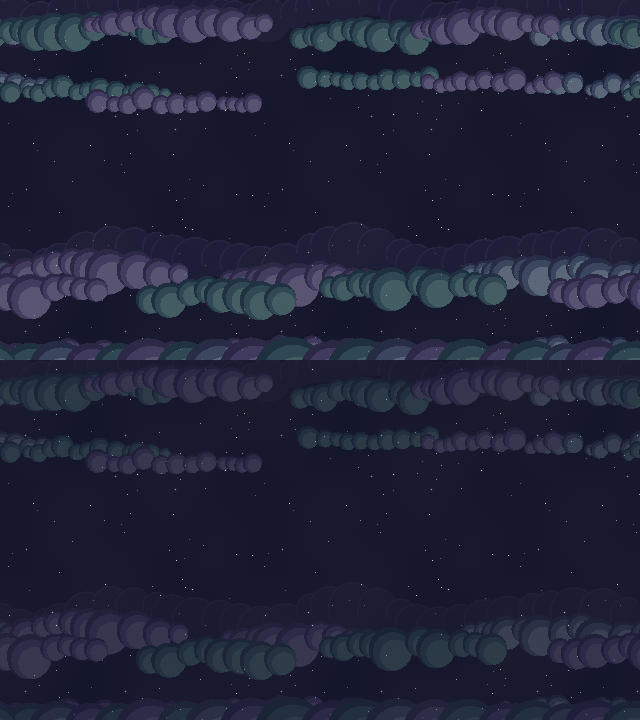
#> input picture art-src/space/work/puffs-a-view.png, 1280 x 1440 px (shown at 1/2 size)
$ python nebula_true.py ../work/puffs-a-view.png out.png
#> lines starting #> are read from the running program, lines starting #| are printed output that depends on the picture
"""Rebuild the nebula parallax layer at TRUE 640x360 art resolution (1 art px per file px). Dev tooling only.

Round-2 replacement for nebula.py (which collapsed the layer onto a 2x2 grid, i.e. 320x180 effective art).

  1. Gaussian-blur the raw generation (clouds on flat black) to erase its coarse ~6 px pixel grid and
     checker-dither fringe. Over black the RGB is already premultiplied, so blurring it is exact.
  2. Cover-fit to (640 + BLEND) x 360 with a box filter -> a smooth source at the true target resolution.
  3. Alpha from brightness over black (floor/knee), colour un-premultiplied so faint wisps keep their hue.
  4. Horizontal seam: min-cost vertical quilting path through the overlap (cols [0,BLEND) vs [640,640+BLEND)),
     feathered a few px on the smooth source, so the wrap at x=639 -> x=0 is exact.
  5. Top/bottom EDGE rows fade to fully transparent (smoothstep), so an exposed band edge is invisible.
  6. Re-pixelize: colour -> adaptive palette (no dither => stepped colour bands);
     alpha -> a few stepped levels with a narrow 1 px ordered-dither transition between steps.

    python art-src/space/scripts/nebula_true.py <raw.png> <out.png> [--max-alpha 0.5] [--colors 28]
"""

from __future__ import annotations

import argparse
import math
from pathlib import Path

from PIL import Image, ImageFilter

W, H = 640, 360
BAYER4 = [
    [0, 8, 2, 10],
    [12, 4, 14, 6],
    [3, 11, 1, 9],
    [15, 7, 13, 5],
]


def smoothstep(t: float) -> float:
    t = min(1.0, max(0.0, t))
    return t * t * (3 - 2 * t)


def quilt_seam(src, blend: int) -> list[int]:
    """Per-row cut column inside the overlap; left of it the overflow columns (continuing from x=W-1) are shown."""
    cols, rows = blend, H
    acc = [[0.0] * cols for _ in range(rows)]
    back = [[0] * cols for _ in range(rows)]
    for r in range(rows):
        for c in range(cols):
            p, q = src[c, r], src[c + W, r]
            cost = sum(abs(p[i] - q[i]) for i in range(3)) + 0.15 * abs(c - cols / 2)
            if r == 0:
                acc[r][c] = cost
                continue
            best, bc = None, c
            for dc in (-1, 0, 1):
                k = c + dc
                if 0 <= k < cols and (best is None or acc[r - 1][k] < best):
                    best, bc = acc[r - 1][k], k
            acc[r][c] = cost + (best or 0.0)
            back[r][c] = bc
    c = min(range(cols), key=lambda k: acc[rows - 1][k])
    path = [0] * rows
    for r in range(rows - 1, -1, -1):
        path[r] = c
        c = back[r][c]
    return path


def quantize_with_warm(colour: Image.Image, alpha_f: list[list[float]], colors: int, warm: int) -> Image.Image:
    """Median-cut palette over visible pixels, plus `warm` slots cut from the warm (amber) highlight pixels only,
    so the few top-left amber rims are not averaged away by the dominant plum/teal."""
    vis = [colour.getpixel((x, y)) for y in range(H) for x in range(W) if alpha_f[y][x] > 0.05]
    def cut(pxs: list[tuple[int, int, int]], n: int) -> list[int]:
        if not pxs or n <= 0:
            return []
        im = Image.new("RGB", (len(pxs), 1))
        im.putdata(pxs)
        pal = im.quantize(colors=n, method=Image.Quantize.MEDIANCUT, dither=Image.Dither.NONE)
        used = sorted({i for i in pal.getdata()})
        flat = pal.getpalette() or []
        return [v for i in used for v in flat[i * 3 : i * 3 + 3]]
    warm_px = [c for c in vis if c[0] > c[2] + 12 and c[0] > c[1] + 6]
    flat = cut(vis, colors - (warm if warm_px else 0)) + cut(warm_px, warm)
    flat += [0, 0, 0]
    pal_img = Image.new("P", (1, 1))
    pal_img.putpalette(flat + [0, 0, 0] * (256 - len(flat) // 3))
    return colour.quantize(palette=pal_img, dither=Image.Dither.NONE).convert("RGB")


def main() -> None:
    p = argparse.ArgumentParser()
    p.add_argument("src", type=Path)
    p.add_argument("out", type=Path)
    p.add_argument("--max-alpha", type=float, default=0.5)
    p.add_argument("--colors", type=int, default=28)
    p.add_argument("--blend", type=int, default=192)
    p.add_argument("--blur", type=float, default=5.0, help="gaussian radius in RAW px (erases the raw pixel grid)")
    p.add_argument("--floor", type=int, default=8, help="brightness treated as empty black")
    p.add_argument("--knee", type=int, default=60, help="brightness above floor that reaches full alpha")
    p.add_argument("--levels", type=int, default=4, help="alpha steps including 0")
    p.add_argument("--dither-width", type=float, default=0.35, help="fraction of each alpha step that is dithered")
    p.add_argument("--feather", type=int, default=6, help="px feathered either side of the seam path")
    p.add_argument("--edge", type=int, default=16, help="rows at top/bottom fading to fully transparent")
    p.add_argument("--edge-wave", type=float, default=7.0, help="px of x-periodic waviness in the edge fade")
    p.add_argument("--median", type=int, default=0, help="odd median size in RAW px applied before the blur")
    p.add_argument("--warm", type=int, default=0, help="extra palette slots reserved for warm (amber) highlights")
    p.add_argument("--squash", type=float, default=1.0, help="extra vertical scale (<1 keeps more of the raw bands)")
    a = p.parse_args()

    raw = Image.open(a.src).convert("RGB")
    if a.median > 1:
        raw = raw.filter(ImageFilter.MedianFilter(a.median))
    raw = raw.filter(ImageFilter.GaussianBlur(a.blur))
    tw = W + a.blend
    scale = max(tw / raw.width, H / raw.height)
#> scale = 0.65
    nw, nh = round(raw.width * scale), max(H, round(raw.height * scale * a.squash))
#> nw = 832; nh = 936
    sm = raw.resize((nw, nh), Image.Resampling.BOX)
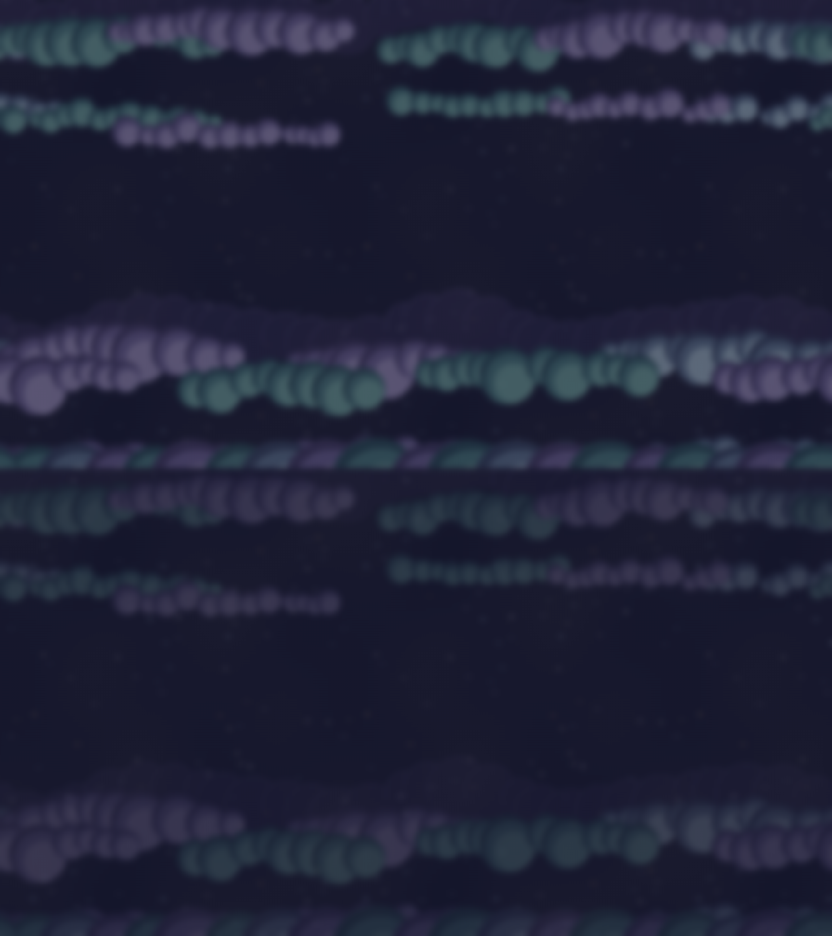
#> sm: PIL image 832x936 RGB; mean R, G, B 32.2, 34.8, 56.2
    left, top = (nw - tw) // 2, (nh - H) // 2
#> left = 0; top = 288
    sm = sm.crop((left, top, left + tw, top + H))
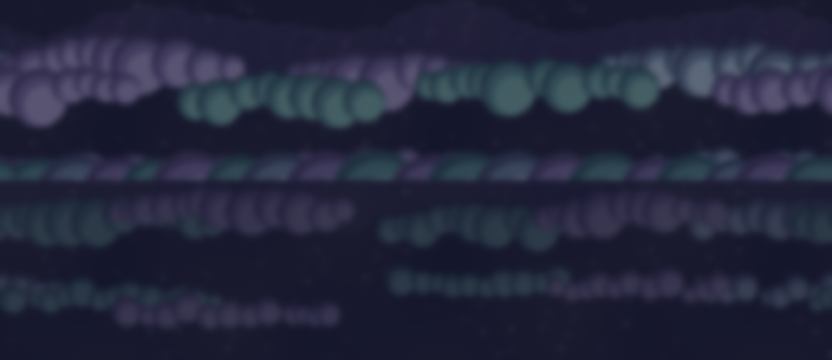
#> sm: PIL image 832x360 RGB; mean R, G, B 35.2, 38.3, 60
    src = sm.load()

    # 4. seam on the smooth (premultiplied) source
    path = quilt_seam(src, a.blend)
#> path = 360 values, max 130 at index 20, min 75 at index 108, mean 104.9
    f = max(1, a.feather)
    pm = Image.new("RGB", (W, H))
#> pm: PIL image 640x360 RGB; every value is 0
    dst = pm.load()
    for y in range(H):
        s = path[y]
        for x in range(W):
            c = src[x, y]
            if x < a.blend:
                o = src[x + W, y]
                # t=0 -> overflow (wraps exactly), t=1 -> original; ramp across [s-f, s+f]
                t = smoothstep((x - (s - f)) / (2 * f))
                c = tuple(int(o[i] * (1 - t) + c[i] * t + 0.5) for i in range(3))
            dst[x, y] = c
#> this loop made 360 passes
#> s on passes 1 to 3: 118, 119, 120

    # 3 + 5. alpha from brightness, un-premultiply, edge fade
    top_a = 255 * a.max_alpha
    colour = Image.new("RGB", (W, H))
    cpx = colour.load()
    alpha_f = [[0.0] * W for _ in range(H)]
    # x-periodic waviness (integer wave counts over W => wraps exactly) so the fade reads as dissolving puffs,
    # not straight stepped stripes. Separate phase for top and bottom.
    def scallop(x: int, ph: float) -> float:
        """0..1, rounded cloud-bump profile repeating an integer number of times over W (wraps exactly)."""
        t = 2 * math.pi * x / W
        v = 0.6 * abs(math.sin(5 * t / 2 * 2 + ph)) ** 0.6 + 0.4 * abs(math.sin(11 * t / 2 * 2 + 1.7 * ph)) ** 0.6
        return min(1.0, v)

    for y in range(H):
        for x in range(W):
            d = min(y, H - 1 - y)
            if a.edge:
                # puffs bulge toward the edge; between them the fade reaches deeper (up to edge-wave px)
                off = a.edge_wave * (1 - scallop(x, 0.0 if y < H // 2 else 2.4))
                ramp = max(2.0, a.edge - 2 - a.edge_wave)
                edge = 0.0 if d < 2 else smoothstep((d - 2 - off) / ramp)
            else:
                edge = 1.0
            r, g, b = dst[x, y]
            m = max(r, g, b)
            al = min(1.0, max(0.0, (m - a.floor) / a.knee))
            if al <= 0:
                cpx[x, y] = (0, 0, 0)
                continue
            k = 1 / al
            cpx[x, y] = (min(255, int(r * k)), min(255, int(g * k)), min(255, int(b * k)))
            alpha_f[y][x] = al * edge
#> after the loop, alpha_f = 360 items

    # 6. colour -> stepped bands (no dither)
    q = quantize_with_warm(colour, alpha_f, a.colors, a.warm).convert("RGBA")
#> in quantize_with_warm, `vis = [colour.getpixel((x, y)) for y in range(H) for x in range(W) if ..`: vis = 223238 items
#> in quantize_with_warm, `warm_px = [c for c in vis if c[0] > c[2] + 12 and c[0] > c[1] + 6]`: warm_px = []
#> in cut, `used = sorted({i for i in pal.getdata()})`: used = 28 values from 0 to 27
#> in cut, `flat = pal.getpalette() or []`: flat = 84 values, max 101 at index 2, min 34 at index 78, mean 54.15
#> in quantize_with_warm, `flat += [0, 0, 0]`: flat = 87 values, max 101 at index 2, min 0 at index 84, mean 52.29
#> in quantize_with_warm, `return colour.quantize(palette=pal_img, dither=Image.Dither.NONE).conv..`:
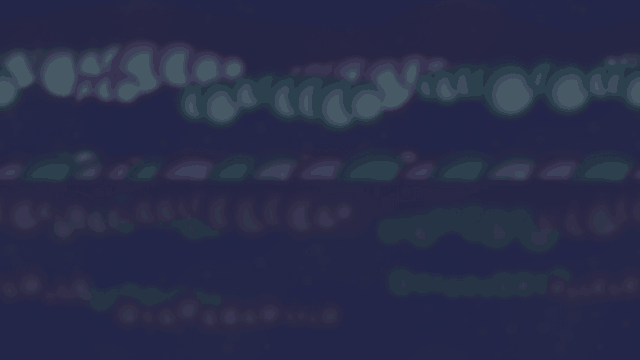
#> returned value: PIL image 640x360 RGB; mean R, G, B 40.9, 45, 73.7
    qpx = q.load()
    n = a.levels - 1
    levels = [round(top_a * i / n) for i in range(a.levels)]
    dw = max(0.01, a.dither_width)
    for y in range(H):
        for x in range(W):
            v = alpha_f[y][x] * n
            lo = min(int(v), n)
            frac = v - lo
            # dither only in a narrow window around the middle of each step -> stepped bands with broken edges
            fr = min(1.0, max(0.0, (frac - 0.5) / dw + 0.5))
            th = (BAYER4[y % 4][x % 4] + 0.5) / 16
            idx = min(n, lo + (1 if fr > th else 0))
            al = levels[idx]
            if al == 0:
                qpx[x, y] = (0, 0, 0, 0)
            else:
                r, g, b, _ = qpx[x, y]
                qpx[x, y] = (r, g, b, al)

    a.out.parent.mkdir(parents=True, exist_ok=True)
    q.save(a.out, optimize=True)
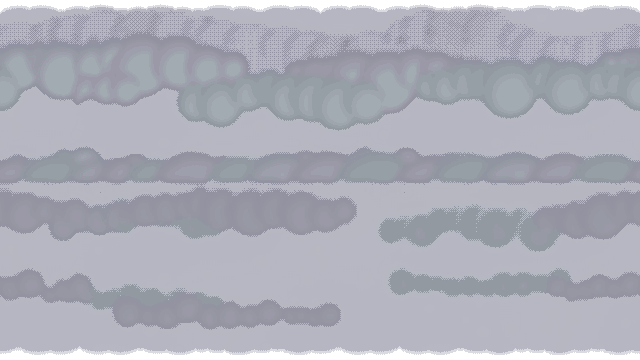
#> saved as out.png: PIL image 640x360 RGBA; mean R, G, B, A 39.5, 43.6, 71, 99.1; transparent parts drawn white
    print(f"wrote {a.out} {q.width}x{q.height} colours={len(q.convert('RGB').getcolors(1 << 16) or [])}")
#| wrote out.png 640x360 colours=20


if __name__ == "__main__":
    main()
